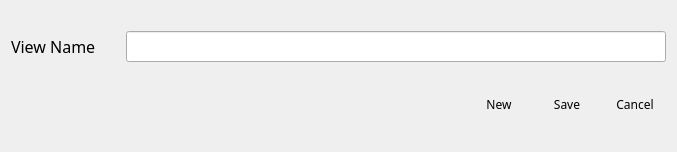
<?xml version="1.0" encoding="UTF-8"?>
<ui version="4.0">
 <class>VSCViewConf</class>
 <widget class="QDialog" name="VSCViewConf">
  <property name="geometry">
   <rect>
    <x>0</x>
    <y>0</y>
    <width>677</width>
    <height>152</height>
   </rect>
  </property>
  <property name="font">
   <font>
    <family>나눔스퀘어_ac</family>
   </font>
  </property>
  <property name="windowTitle">
   <string>View Configuration</string>
  </property>
  <property name="windowIcon">
   <iconset resource="../main/vscmainwindows.qrc">
    <normaloff>:/logo/resources/vscsmall32.png</normaloff>:/logo/resources/vscsmall32.png</iconset>
  </property>
  <property name="modal">
   <bool>true</bool>
  </property>
  <layout class="QVBoxLayout" name="verticalLayout">
   <item>
    <layout class="QHBoxLayout" name="horizontalLayout">
     <property name="spacing">
      <number>30</number>
     </property>
     <item>
      <widget class="QLabel" name="label">
       <property name="font">
        <font>
         <family>나눔스퀘어_ac</family>
         <pointsize>12</pointsize>
        </font>
       </property>
       <property name="styleSheet">
        <string notr="true"/>
       </property>
       <property name="text">
        <string>View Name</string>
       </property>
      </widget>
     </item>
     <item>
      <widget class="QLineEdit" name="lineEditName">
       <property name="font">
        <font>
         <family>나눔스퀘어_ac</family>
         <pointsize>12</pointsize>
        </font>
       </property>
       <property name="styleSheet">
        <string notr="true"/>
       </property>
      </widget>
     </item>
    </layout>
   </item>
   <item>
    <layout class="QHBoxLayout" name="_2">
     <property name="spacing">
      <number>6</number>
     </property>
     <property name="leftMargin">
      <number>0</number>
     </property>
     <property name="topMargin">
      <number>0</number>
     </property>
     <property name="rightMargin">
      <number>0</number>
     </property>
     <property name="bottomMargin">
      <number>0</number>
     </property>
     <item>
      <spacer>
       <property name="orientation">
        <enum>Qt::Horizontal</enum>
       </property>
       <property name="sizeHint" stdset="0">
        <size>
         <width>131</width>
         <height>31</height>
        </size>
       </property>
      </spacer>
     </item>
     <item>
      <widget class="QPushButton" name="pbNew">
       <property name="minimumSize">
        <size>
         <width>62</width>
         <height>32</height>
        </size>
       </property>
       <property name="maximumSize">
        <size>
         <width>62</width>
         <height>32</height>
        </size>
       </property>
       <property name="font">
        <font>
         <family>나눔스퀘어_ac</family>
        </font>
       </property>
       <property name="styleSheet">
        <string notr="true">QPushButton { 
background-image: url(:/action/resources/button.png);}
QPushButton:hover {
background-image: url(:/action/resources/buttonhover.png);}
QPushButton:pressed {
background-image: url(:/action/resources/buttonpress.png);}</string>
       </property>
       <property name="text">
        <string>New</string>
       </property>
       <property name="iconSize">
        <size>
         <width>0</width>
         <height>0</height>
        </size>
       </property>
       <property name="autoDefault">
        <bool>false</bool>
       </property>
       <property name="flat">
        <bool>true</bool>
       </property>
      </widget>
     </item>
     <item>
      <widget class="QPushButton" name="pbModify">
       <property name="minimumSize">
        <size>
         <width>62</width>
         <height>32</height>
        </size>
       </property>
       <property name="maximumSize">
        <size>
         <width>62</width>
         <height>32</height>
        </size>
       </property>
       <property name="font">
        <font>
         <family>나눔스퀘어_ac</family>
        </font>
       </property>
       <property name="styleSheet">
        <string notr="true">QPushButton { 
background-image: url(:/action/resources/button.png);}
QPushButton:hover {
background-image: url(:/action/resources/buttonhover.png);}
QPushButton:pressed {
background-image: url(:/action/resources/buttonpress.png);}</string>
       </property>
       <property name="text">
        <string>Save</string>
       </property>
       <property name="iconSize">
        <size>
         <width>0</width>
         <height>0</height>
        </size>
       </property>
       <property name="autoDefault">
        <bool>false</bool>
       </property>
       <property name="flat">
        <bool>true</bool>
       </property>
      </widget>
     </item>
     <item>
      <widget class="QPushButton" name="pbCancel">
       <property name="minimumSize">
        <size>
         <width>62</width>
         <height>32</height>
        </size>
       </property>
       <property name="maximumSize">
        <size>
         <width>62</width>
         <height>32</height>
        </size>
       </property>
       <property name="font">
        <font>
         <family>나눔스퀘어_ac</family>
        </font>
       </property>
       <property name="autoFillBackground">
        <bool>false</bool>
       </property>
       <property name="styleSheet">
        <string notr="true">QPushButton { 
background-image: url(:/action/resources/button.png);}
QPushButton:hover {
background-image: url(:/action/resources/buttonhover.png);}
QPushButton:pressed {
background-image: url(:/action/resources/buttonpress.png);}</string>
       </property>
       <property name="text">
        <string>Cancel</string>
       </property>
       <property name="iconSize">
        <size>
         <width>0</width>
         <height>0</height>
        </size>
       </property>
       <property name="autoDefault">
        <bool>false</bool>
       </property>
       <property name="flat">
        <bool>true</bool>
       </property>
      </widget>
     </item>
    </layout>
   </item>
  </layout>
 </widget>
 <resources>
  <include location="../main/vscmainwindows.qrc"/>
 </resources>
 <connections>
  <connection>
   <sender>pbModify</sender>
   <signal>clicked()</signal>
   <receiver>VSCViewConf</receiver>
   <slot>accept()</slot>
   <hints>
    <hint type="sourcelabel">
     <x>278</x>
     <y>253</y>
    </hint>
    <hint type="destinationlabel">
     <x>96</x>
     <y>254</y>
    </hint>
   </hints>
  </connection>
  <connection>
   <sender>pbNew</sender>
   <signal>clicked()</signal>
   <receiver>VSCViewConf</receiver>
   <slot>reject()</slot>
   <hints>
    <hint type="sourcelabel">
     <x>369</x>
     <y>253</y>
    </hint>
    <hint type="destinationlabel">
     <x>179</x>
     <y>282</y>
    </hint>
   </hints>
  </connection>
  <connection>
   <sender>pbCancel</sender>
   <signal>clicked()</signal>
   <receiver>VSCViewConf</receiver>
   <slot>reject()</slot>
   <hints>
    <hint type="sourcelabel">
     <x>369</x>
     <y>253</y>
    </hint>
    <hint type="destinationlabel">
     <x>179</x>
     <y>282</y>
    </hint>
   </hints>
  </connection>
 </connections>
</ui>
